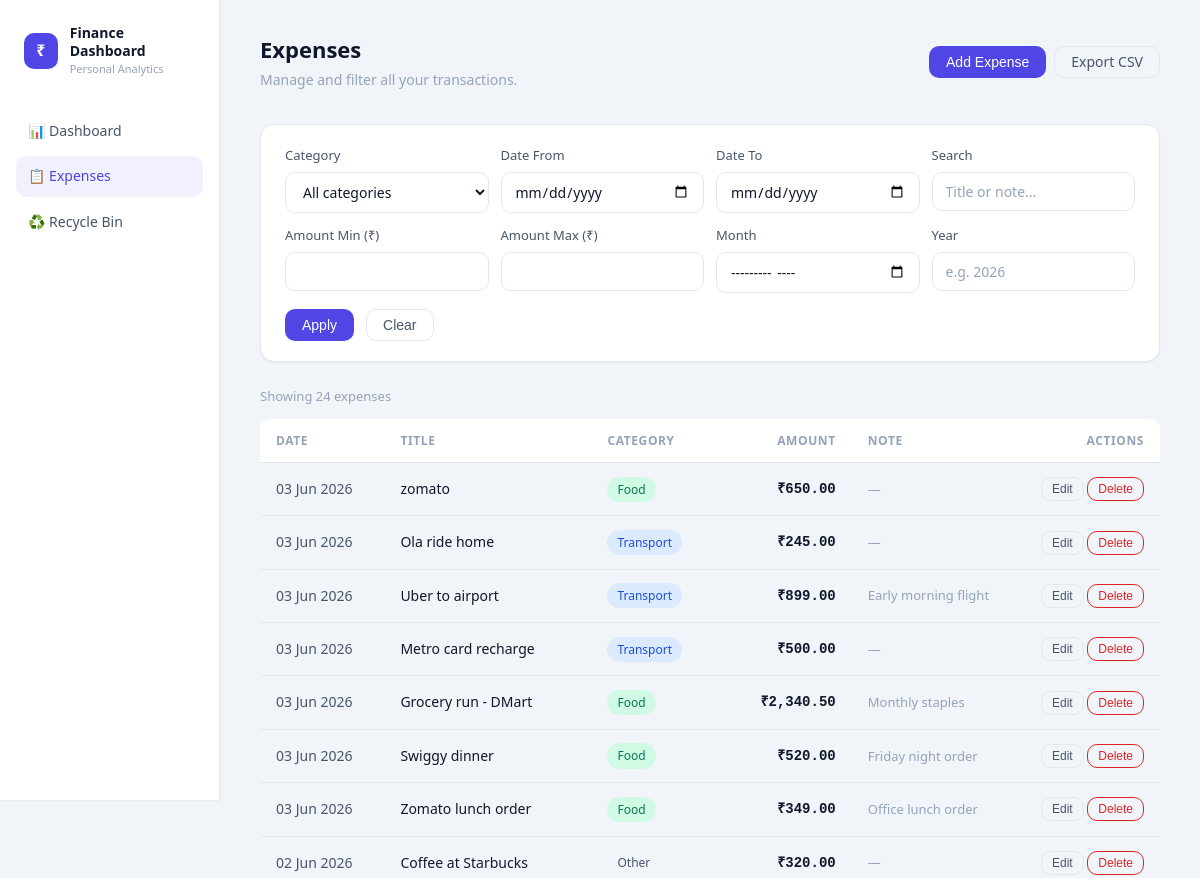
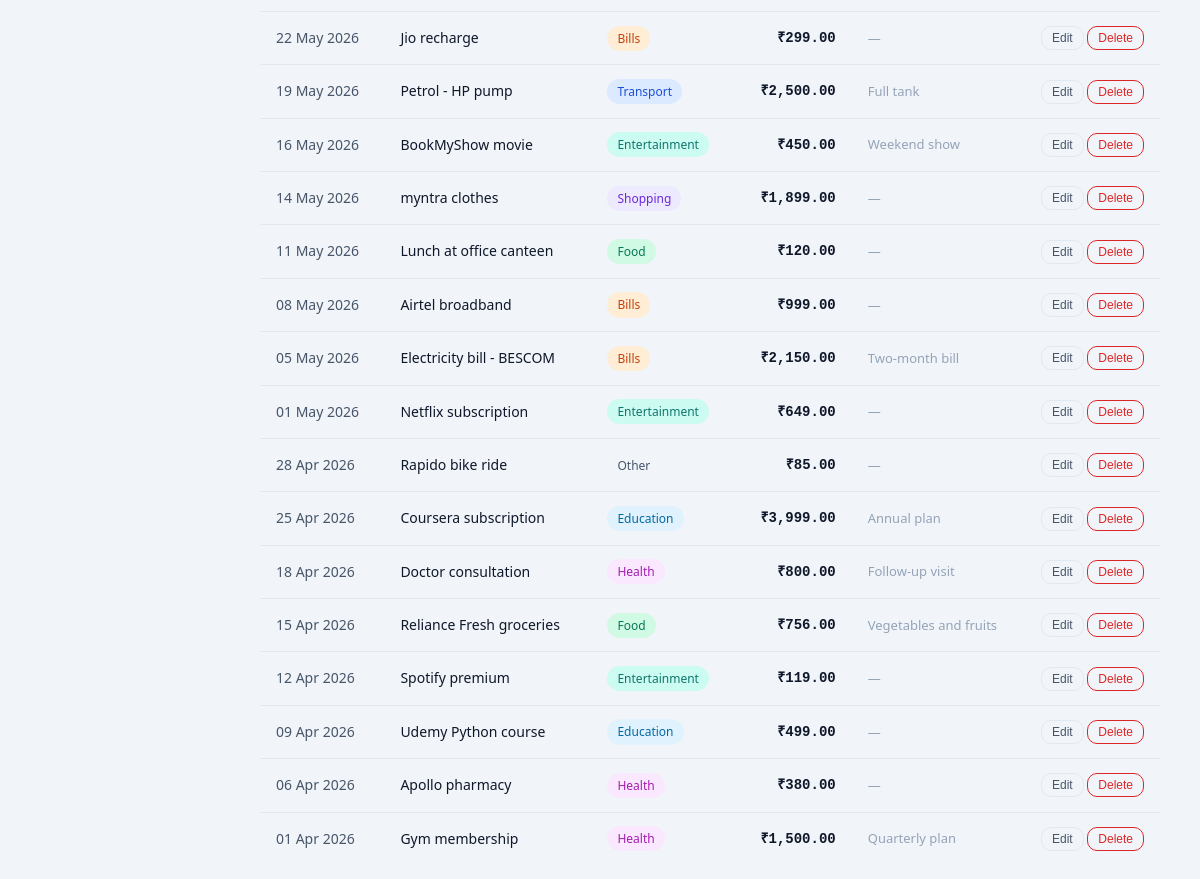
/expenses, run on the app's committed database (2 pictures, top to bottom).
### models.py (models this page shows)
class Expense(Base):
    __tablename__ = "expenses"
    id: Mapped[int] = mapped_column(Integer, primary_key=True, autoincrement=True)
    title: Mapped[str] = mapped_column(String(100), nullable=False)
    amount: Mapped[float] = mapped_column(Numeric(10, 2), nullable=False)
    category: Mapped[str] = mapped_column(String(20), nullable=False)
    date: Mapped[date] = mapped_column(Date, nullable=False)
    note: Mapped[str | None] = mapped_column(Text, nullable=True)
    created_at: Mapped[datetime] = mapped_column(
        DateTime, nullable=False, default=datetime.utcnow
    )
    updated_at: Mapped[datetime] = mapped_column(
        DateTime, nullable=False, default=datetime.utcnow, onupdate=datetime.utcnow
    )
    deleted_at: Mapped[datetime | None] = mapped_column(DateTime, nullable=True, default=None)
    __table_args__ = (
        Index("ix_expenses_date", "date"),
        Index("ix_expenses_category", "category"),
        Index("ix_expenses_date_category", "date", "category"),
        Index("ix_expenses_deleted_at", "deleted_at"),
    )

### main.py (the view)
@app.get("/expenses", response_class=HTMLResponse)
def expenses_page(request: Request, db: Session = Depends(get_db)):
    filters = FilterParams()
    expense_rows = to_expense_out_list(svc_get_expenses(db, filters))
    return templates.TemplateResponse(
        "expenses.html",
        {
            "request": request,
            "active_page": "expenses",
            "expenses": expense_rows,
            "filters": filters,
            "active_count": 0,
            "categories": [c.value for c in CategoryEnum],
            "today": date.today().isoformat(),
        },
    )

### templates/expenses.html (shortened to what this page needs)
{% extends "base.html" %}
{% block content %}
<div class="page-header">
  <div>
    <h1 class="page-title">Expenses</h1>
    <p class="page-subtitle">Manage and filter all your transactions.</p>
  </div>
  <div class="flex gap-2">
    <button class="btn btn-primary"
            hx-get="/htmx/expenses/form"
            hx-target="#modal-content"
            hx-swap="innerHTML"
            onclick="openModal()">
      Add Expense
    </button>
    <a class="btn btn-ghost" id="export-link" href="/api/expenses/export">Export CSV</a>
  </div>
</div>
<div class="filter-panel">
  <form id="expense-filter-form"
        hx-get="/htmx/expenses/list"
        hx-target="#expense-list-container"
        hx-trigger="submit"
        hx-swap="innerHTML"
        hx-indicator="#filter-spinner">
    <div class="filter-grid">
      <div class="form-group">
        <label class="form-label">Category</label>
        <select name="category">
          <option value="">All categories</option>
        </select>
      </div>
      <div class="form-group">
        <label class="form-label">Date From</label>
        <input type="date" name="date_from">
      </div>
      <div class="form-group">
        <label class="form-label">Date To</label>
        <input type="date" name="date_to">
      </div>
      <div class="form-group">
        <label class="form-label">Search</label>
        <input type="text" name="title_search" placeholder="Title or note...">
      </div>
    </div>
    <div class="filter-grid-2">
      <div class="form-group">
        <label class="form-label">Amount Min (₹)</label>
        <input type="number" name="amount_min" min="0" step="0.01">
      </div>
      <div class="form-group">
        <label class="form-label">Amount Max (₹)</label>
        <input type="number" name="amount_max" min="0" step="0.01">
      </div>
      <div class="form-group">
        <label class="form-label">Month</label>
        <input type="month" name="month">
      </div>
      <div class="form-group">
        <label class="form-label">Year</label>
        <input type="number" name="year" min="2000" max="2100" placeholder="e.g. 2026">
      </div>
    </div>
    <div class="filter-actions">
      <button type="submit" class="btn btn-primary">Apply</button>
      <button type="reset" class="btn btn-ghost" onclick="clearExpenseFilters(event)">Clear</button>
    </div>
  </form>
</div>
<div id="expense-list-container">
  {% include "partials/expense_list.html" %}
</div>
{% endblock %}

### templates/partials/expense_row.html
<tr id="row-{{ expense.id }}">
  <td>{{ expense.date_display }}</td>
  <td class="td-title" title="{{ expense.title }}">{{ expense.title }}</td>
  <td>
    <span class="badge badge-{{ expense.category }}">{{ expense.category }}</span>
  </td>
  <td class="td-amount">{{ expense.amount_display }}</td>
  <td class="td-note" title="{{ expense.note or '' }}">
    {% if expense.note and expense.note|length > 30 %}
      {{ expense.note[:30] }}...
    {% else %}
      {{ expense.note or '—' }}
    {% endif %}
  </td>
  <td class="td-actions">
    <button class="btn btn-ghost btn-sm"
            hx-get="/htmx/expenses/{{ expense.id }}/edit"
            hx-target="#row-{{ expense.id }}"
            hx-swap="outerHTML">
      Edit
    </button>
    <button class="btn btn-danger btn-sm"
            hx-delete="/api/expenses/{{ expense.id }}"
            hx-target="#row-{{ expense.id }}"
            hx-swap="outerHTML"
            hx-confirm="Delete '{{ expense.title }}'? This cannot be undone.">
      Delete
    </button>
  </td>
</tr>

### static/css/main.css (style rules this page uses)
:root { --bg-primary: #f1f5f9; --bg-secondary: #ffffff; --bg-card: #ffffff; --bg-hover: #f8fafc; --border: #e2e8f0; --border-light: #cbd5e1; --text-primary: #0f172a; --text-secondary: #475569; --text-muted: #94a3b8; --accent: #4f46e5; --accent-hover: #4338ca; --accent-soft: rgba(79,70,229,0.08); --success: #059669; --success-soft: rgba(5,150,105,0.10); --danger: #dc2626; --danger-soft: rgba(220,38,38,0.08); --warning: #d97706; --shadow-sm: 0 1px 2px rgba(15,23,42,0.05); --shadow-md: 0 4px 12px rgba(15,23,42,0.06); --radius-sm: 6px; --radius-md: 10px; --radius-lg: 14px; }
*, *::before, *::after { box-sizing: border-box; margin: 0; padding: 0; }
body { font-family: system-ui, -apple-system, BlinkMacSystemFont, sans-serif; background: var(--bg-primary); color: var(--text-primary); font-size: 15px; line-height: 1.6; min-height: 100vh; }
a { color: var(--accent); text-decoration: none; }
.page-header { display: flex; align-items: center; justify-content: space-between; margin-bottom: 2rem; }
.page-title { font-size: 22px; font-weight: 700; color: var(--text-primary); }
.page-subtitle { font-size: 14px; color: var(--text-muted); margin-top: 2px; }
tbody tr { border-bottom: 1px solid var(--border); transition: background 0.1s; }
tbody tr:last-child { border-bottom: none; }
tbody td { padding: 0.85rem 1rem; color: var(--text-secondary); vertical-align: middle; }
.td-title { color: var(--text-primary); font-weight: 500; max-width: 200px; white-space: nowrap; overflow: hidden; text-overflow: ellipsis; }
.td-amount { font-family: ui-monospace, monospace; font-weight: 600; color: var(--text-primary); text-align: right; white-space: nowrap; }
.td-note { max-width: 150px; white-space: nowrap; overflow: hidden; text-overflow: ellipsis; color: var(--text-muted); font-size: 13px; }
.td-actions { white-space: nowrap; text-align: right; }
.badge { display: inline-flex; align-items: center; padding: 3px 10px; border-radius: 20px; font-size: 12px; font-weight: 500; white-space: nowrap; }
.badge-Food { background:#d1fae5; color:#047857; }
.badge-Transport { background:#dbeafe; color:#1d4ed8; }
.badge-Shopping { background:#ede9fe; color:#6d28d9; }
.badge-Bills { background:#ffedd5; color:#c2410c; }
.badge-Entertainment { background:#ccfbf1; color:#0f766e; }
.badge-Health { background:#fae8ff; color:#a21caf; }
.badge-Education { background:#e0f2fe; color:#0369a1; }
.badge-Other { background:#f1f5f9; color:#475569; }
.btn { display: inline-flex; align-items: center; gap: 6px; padding: 8px 16px; border-radius: var(--radius-md); font-size: 14px; font-weight: 500; cursor: pointer; transition: all 0.15s; border: 1px solid transparent; line-height: 1; }
.btn-primary { background: var(--accent); color: white; }
.btn-ghost { background: transparent; color: var(--text-secondary); border-color: var(--border); }
.btn-danger { background: transparent; color: var(--danger); border-color: var(--danger); }
.btn-sm { padding: 5px 10px; font-size: 12px; }
.filter-panel { background: var(--bg-card); border: 1px solid var(--border); border-radius: var(--radius-lg); padding: 1.25rem 1.5rem; margin-bottom: 1.5rem; box-shadow: var(--shadow-sm); }
.filter-grid { display: grid; grid-template-columns: repeat(4, 1fr); gap: 0.75rem; margin-bottom: 0.75rem; }
.filter-grid-2 { display: grid; grid-template-columns: repeat(4, 1fr); gap: 0.75rem; }
.filter-actions { display: flex; align-items: center; gap: 0.75rem; margin-top: 1rem; }
.form-group { display: flex; flex-direction: column; gap: 0.4rem; }
.form-label { font-size: 13px; font-weight: 500; color: var(--text-secondary); }
input, select, textarea { background: var(--bg-secondary); border: 1px solid var(--border); color: var(--text-primary); border-radius: var(--radius-md); padding: 9px 13px; font-size: 14px; width: 100%; transition: border-color 0.15s; font-family: inherit; }
input::placeholder, textarea::placeholder { color: var(--text-muted); }
select option { background: var(--bg-secondary); }
.flex { display: flex; }
.gap-2 { gap: 0.5rem; }

### data on the page
Expense: date_display "03 Jun 2026", title "zomato", category "Food", amount_display "₹650.00", note "—"
Expense: date_display "03 Jun 2026", title "Ola ride home", category "Transport", amount_display "₹245.00", note "—"
Expense: date_display "03 Jun 2026", title "Uber to airport", category "Transport", amount_display "₹899.00", note "Early morning flight"
Expense: date_display "03 Jun 2026", title "Metro card recharge", category "Transport", amount_display "₹500.00", note "—"
Expense: date_display "03 Jun 2026", title "Grocery run - DMart", category "Food", amount_display "₹2,340.50", note "Monthly staples"
Expense: date_display "03 Jun 2026", title "Swiggy dinner", category "Food", amount_display "₹520.00", note "Friday night order"
Expense: date_display "03 Jun 2026", title "Zomato lunch order", category "Food", amount_display "₹349.00", note "Office lunch order"
Expense: date_display "02 Jun 2026", title "Coffee at Starbucks", category "Other", amount_display "₹320.00", note "—"
Expense: date_display "22 May 2026", title "Jio recharge", category "Bills", amount_display "₹299.00", note "—"
Expense: date_display "19 May 2026", title "Petrol - HP pump", category "Transport", amount_display "₹2,500.00", note "Full tank"
Expense: date_display "16 May 2026", title "BookMyShow movie", category "Entertainment", amount_display "₹450.00", note "Weekend show"
Expense: date_display "14 May 2026", title "myntra clothes", category "Shopping", amount_display "₹1,899.00", note "—"
Expense: date_display "11 May 2026", title "Lunch at office canteen", category "Food", amount_display "₹120.00", note "—"
Expense: date_display "08 May 2026", title "Airtel broadband", category "Bills", amount_display "₹999.00", note "—"
Expense: date_display "05 May 2026", title "Electricity bill - BESCOM", category "Bills", amount_display "₹2,150.00", note "Two-month bill"
Expense: date_display "01 May 2026", title "Netflix subscription", category "Entertainment", amount_display "₹649.00", note "—"
Expense: date_display "28 Apr 2026", title "Rapido bike ride", category "Other", amount_display "₹85.00", note "—"
Expense: date_display "25 Apr 2026", title "Coursera subscription", category "Education", amount_display "₹3,999.00", note "Annual plan"
Expense: date_display "18 Apr 2026", title "Doctor consultation", category "Health", amount_display "₹800.00", note "Follow-up visit"
Expense: date_display "15 Apr 2026", title "Reliance Fresh groceries", category "Food", amount_display "₹756.00", note "Vegetables and fruits"
Expense: date_display "12 Apr 2026", title "Spotify premium", category "Entertainment", amount_display "₹119.00", note "—"
Expense: date_display "09 Apr 2026", title "Udemy Python course", category "Education", amount_display "₹499.00", note "—"
Expense: date_display "06 Apr 2026", title "Apollo pharmacy", category "Health", amount_display "₹380.00", note "—"
Expense: date_display "01 Apr 2026", title "Gym membership", category "Health", amount_display "₹1,500.00", note "Quarterly plan"

### other printed values
{{ expenses|length }} "24"
